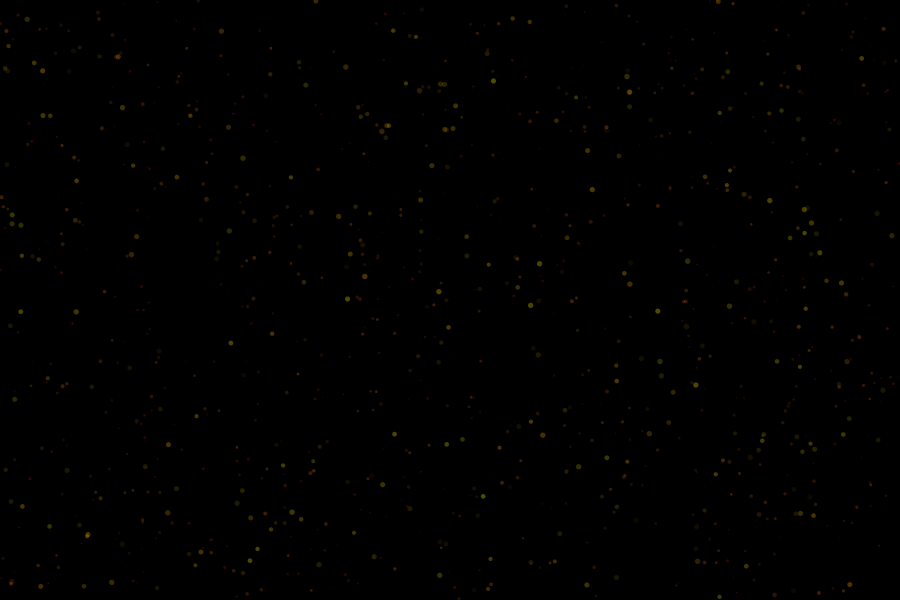
Frame 1 (no input)
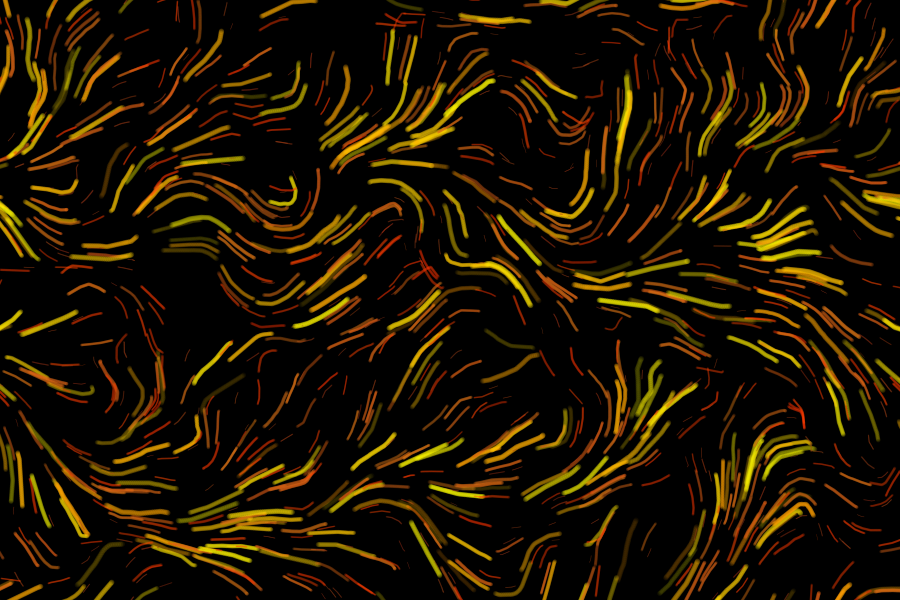
Frame 60 (the mouse pressed at the canvas centre just before this capture)
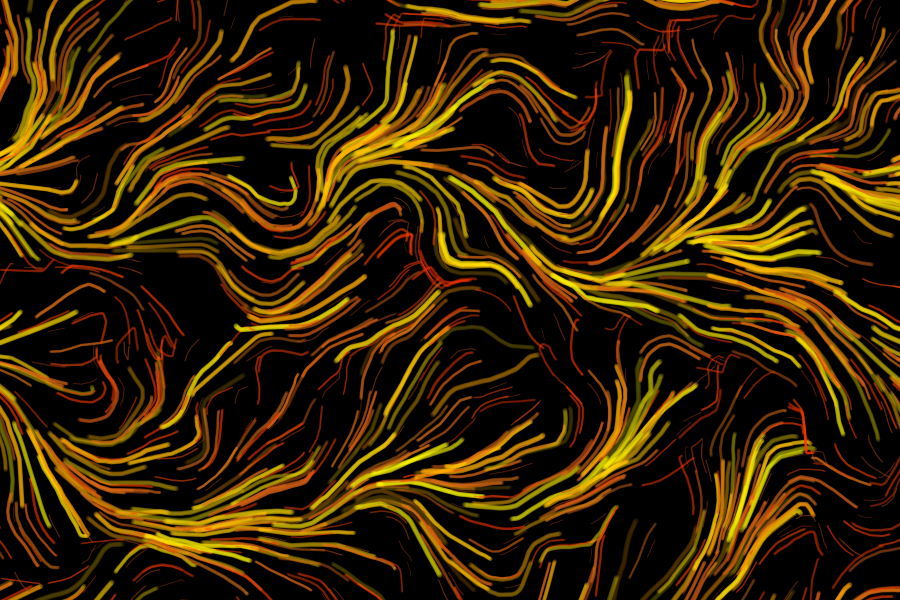
Frame 120 (the mouse held since frame 60 and released just before this capture)

The Processing sketch that drew these frames (run headless with seeded random() and noise(); from frame 60 on, the mouse is pressed at the canvas centre):

// Processing sketch: openProcessing_boids_flow_EEG
// ── openProcessing_boids_flow_EEG.pde
/* OpenProcessing Tweak of *@*http://www.openprocessing.org/sketch/152866*@* */
/* !do not delete the line above, required for linking your tweak if you upload again */

/* OpenProcessing Tweak of *@*http://www.openprocessing.org/sketch/10534*@* */
/* !do not delete the line above, required for linking your tweak if you upload again */
// Hormigas by Patricio Gonzalez Vivo 
// 
//Hormigas was the inspiration for this sketch......thats why the code is similar but i added and removed quite a bit.
//An interactive installation that uses the viewers brainwaves to manipulate the visualisation. 
//The interaction is a conscious decision to interfere, research into the "the self"
//(Psychology, Philosophy, Neuroscience, Quantum Theory) was undertaken for for the production of this piece.
//The installation has two visual states where the user is 'the chaos in order' trying to disrupt
//the flow of the piece and the other where they are trying to bring order to the chaotic behaviour. 
//An Arduino Uno was used to extract the EEG readings from the toy headset. Inspire by the works
//of Casey Reas, Dan Shiffman, Craig Reynolds, Erik Mika.

FlowField flowfield;
mouseLocation mouselo;

int numboids = 300;

PVector com = new PVector();                                   
PVector com2d = new PVector(); 

String[] flexValuesStr;
float[] flexValuesInt = new float[11];

ArrayList boids, boids2, boids3, boids4;
float concen;
float medita;
// switch
boolean debug = false; //debug mode
boolean trail = false; //trails
boolean colorFlow=true; // segmentation of moving objects?
boolean human = false;
boolean ui = false;

int lastMillis, lastMillis2, lastMillisGamma, lastMillisSs=0;

/*boolean sketchFullScreen() {
 return true;
 }*/
void setup() {
  // screen and video
  size(900, 600);
  //kinect
 
  //Flowfield
  flowfield = new FlowField(10);
  //Mouse Location
  mouselo = new mouseLocation();//flowfield data where ever mouse is, theta/arraynumber

  //Boid ArrayList
  boids = new ArrayList();
  boids2 = new ArrayList();
  boids3 = new ArrayList();
  boids4 = new ArrayList();

  // Make a whole bunch of boids with random maxspeed and maxforce values
  for (int i = 0; i < numboids; i++) {
    boids.add(new Boid(new PVector(random(width), random(height)), random(0.1, 0.5)));
    boids3.add(new Boid3(new PVector(random(width), random(height)), random(0.1, 0.5)));
  }
  for (int j = 0; j < numboids*2; j++) {
    boids2.add(new Boid2(new PVector(random(width), random(height)), random(0.1, 0.5)));
    boids4.add(new Boid4(new PVector(random(width), random(height)), random(0.1, 0.5)));
  }
  //graphic setup
  background(0);
  ellipseMode(CENTER);
  smooth();
}

void draw() {
  // Background changing function, changes background (lgamma,0,0,20) 
  //where lgamma = 0 - 100 Low gamma waves (Gamma =  multi-sensory processing
  bg();
  //buttons n =SepandSee, m = flow, l/k = Ui, z/x = debug
  keys();
  //Mouse location vector for debuging 
  PVector ms=new PVector(mouseX, mouseY);

  if (debug) flowfield.display();
  //
  for (int i = 0; i < boids.size(); i++) {
    Boid b = (Boid) boids.get(i);
    Boid2 b2 = (Boid2) boids2.get(i);
    Boid3 b3 = (Boid3) boids3.get(i);
    Boid4 b4 = (Boid4) boids4.get(i);
    //clear every 3min
    if (millis()>lastMillis2+180000) {//every 180sec 0.001mili = 1sec
      lastMillis2 = millis();
      background(0);
    }

    //change flowfield every 20sec
    if (millis()>lastMillis+20000) {//every 20sec 0.001mili = 1sec
      lastMillis = millis();
      flowfield.init();
    }
    //flow state
 
      b.follow(flowfield);
      b2.follow(flowfield);
      b3.follow(flowfield);
      b4.follow(flowfield);
       
    //run all 
    b.run();
    b2.run();
    b3.run();
    b4.run();
  }

  if (ui)userInterface(com);
}


//change background function
void bg() {
  if (millis()>lastMillisGamma+10000) {//every 10sec 0.001mili = 1sec
    lastMillisGamma=millis();
    rectMode(CORNER);
    float lgamma = map( flexValuesInt[9], 0, 15000, 0, 100);
    noStroke();
    fill(lgamma, 0, 0, 20);
    rect(0, 0, width, height);
    println(lgamma);
  }
}
//buttons n =SepandSee, m = flow, l/k = Ui, z/x = debug
void keys() {

  if (key=='x') debug=true;
  if (key=='z') debug=false;
  if (key==' ') background(0);
  if (key=='l') ui=true;
  if (key=='k') ui=false;
}


//User Interface for checking brain waves and if a human is presenta and where 
void userInterface(PVector dot) {

  float z = map(dot.z, 0, 1500, -300, height-500);
  float x = map(dot.x, -500, 500, 0, width+100);

  pushMatrix();

  fill(255, 80);
  stroke(200);
  //translate(0,250);
  //rotate(PI+PI/2);
  ellipse(0, 0, 600, 600);
  noStroke();
  fill(0);
  textSize(20);
  text("Human", 10, 30); 
  if (human) {
    fill(0, 255, 0);
    ellipse(100, 22, 15, 15); 
    fill(0);
    text("Attention:"+flexValuesInt[1], 10, 65);
    text("Meditation:"+flexValuesInt[2], 10, 90);
    text("Position "+int(x)+" "+int(z), 10, 115);
  }
  else {
    fill(255, 0, 0);
    ellipse(100, 25, 15, 15);
    fill(200);
    text("Attention:", 10, 65);
    text("Meditation:", 10, 90);
    text("Position ", 10, 115);
  }

  if (key=='m') {

    text("Flow Field", 10, 140);
  }
  if (key=='n') {

    text("Separate and Seek", 10, 140);
  }


  fill(0);
  text("Signal: "+flexValuesInt[0], 130, 30); 

  if ( flexValuesInt[0]==0) {
    fill(0, 255, 0);
    ellipse(260, 22, 15, 15);
  }
  if ( flexValuesInt[0]>=1 && flexValuesInt[0]<=100) {
    fill(255, 183, 0);
    ellipse(260, 22, 15, 15);
  }
  if ( flexValuesInt[0]>=100 && flexValuesInt[0]<=200) {
    fill(255, 0, 0);
    ellipse(260, 22, 15, 15);
  }
  textSize(18);
  fill(150);
  text("Behaviours and Influence", 10, 165);
  textSize(16);
  text("Tawanda Kanyangarara", 10, 185);


  popMatrix();
}
// ── Boid.pde
class Boid {

  // The usual stuff
  PVector loc;
  PVector vel;
  PVector acc;
  float r;
  float maxforce;    // Maximum steering force
  float maxspeed;    // Maximum speed
  float mass;


  float colr;    //random color of balls
  float ralpha; //random alpha of balls

  Boid(PVector l, float mf) {
    r= 3;
    loc = l.get(); 
    maxforce = mf;
    acc = new PVector(0, 0);
    vel = new PVector(0, 0);
    mass = random(0.5, 0.8);
    maxspeed = mass;
    colr = random(90, 120);
    ralpha = random(30, 80);
  }

  public void run() {
    update();
    borders();
    render();
  }

  // Implementing Reynolds' flow field following algorithm
  // http://www.red3d.com/cwr/steer/FlowFollow.html
  void follow(FlowField f) {
    // Look ahead
    PVector ahead = vel.get();
    ahead.normalize();
    ahead.mult(32); // Arbitrarily look 32 pixels ahead
    PVector lookup = PVector.add(loc, ahead);

    // What is the vector at that spot in the flow field?
    PVector desired = f.lookup(lookup);
    // Scale it up by maxspeed
    desired.mult(maxspeed);
    // Steering is desired minus velocity
    PVector steer = PVector.sub(desired, vel);
    steer.limit(maxforce);  // Limit to maximum steering force
    acc.add(steer);
  }
  void applyForce(PVector force) {
    // We could add mass here if we want A = F / M
    force.div(mass);
    acc.add(force);
  }

  //Not used by his program - theo
  void separate (ArrayList<Boid> boids) {
    float desiredseparation = r;
    PVector sum = new PVector();
    int count = 0;
    // For every boid in the system, check if it's too close
    for (Boid other : boids) {
      float d = PVector.dist(loc, other.loc);

      // If the distance is greater than 0 and less than an arbitrary amount (0 when you are yourself)
      if ((d > 0) && (d < desiredseparation)) {
        // Calculate vector pointing away from neighbor
        PVector diff = PVector.sub(loc, other.loc);
        diff.normalize();
        diff.div(d);        // Weight by distance
        sum.add(diff);
        count++;            // Keep track of how many
      }
    }
    // Average -- divide by how many
    if (count > 0) {
      sum.div(count);
      // Our desired vector is the average scaled to maximum speed
      sum.normalize();
      sum.mult(maxspeed);
      // Implement Reynolds: Steering = Desired - Velocity
      PVector steer = PVector.sub(sum, vel);
      steer.limit(maxforce);
      applyForce(steer);
    }
  }
  // Method to update location
  void update() {
    // Update velocity
    vel.add(acc);


    loc.add(vel);
    // Reset accelertion to 0 each cycle
    acc.mult(0);
  }

  void render() {
    fill(220, colr, 19, ralpha);
    pushMatrix();
    translate(loc.x, loc.y);
    stroke(0);

    noStroke();
    ellipse(0, 0, mass*5, mass*5);
    popMatrix();
  }

  // Wraparound
  void borders() {
    if (loc.x < -r) loc.x = width+r;
    if (loc.y < -r) loc.y = height+r;
    if (loc.x > width+r) loc.x = -r;
    if (loc.y > height+r) loc.y = -r;
  }
}
// ── Boid2.pde
class Boid2 {

  // The usual stuff
  PVector loc;
  PVector vel;
  PVector acc;
  float r;
  float maxforce;    // Maximum steering force
  float maxspeed;    // Maximum speed
  float mass;
  float colr;    //random color of balls
  float ralpha; //random alpha of balls

  Boid2(PVector l, float mf) {
    loc = l.get();
    r=3;

    maxforce = mf;
    acc = new PVector(0, 0);
    vel = new PVector(0, 0);
    mass = random(0.3, 0.6);
    maxspeed = mass;
    colr = random(50, 70);
    ralpha = random(30, 50);
  }
  public void run() {
    update();
    borders();
    render();
  }


  // Implementing Reynolds' flow field following algorithm
  // http://www.red3d.com/cwr/steer/FlowFollow.html
  void follow(FlowField f) {

    // Look ahead
    PVector ahead = vel.get();
    ahead.normalize();
    ahead.mult(32); // Arbitrarily look 32 pixels ahead
    PVector lookup = PVector.add(loc, ahead);




    // What is the vector at that spot in the flow field?
    PVector desired = f.lookup(lookup);
    // Scale it up by maxspeed
    desired.mult(maxspeed);
    // Steering is desired minus velocity
    PVector steer = PVector.sub(desired, vel);
    steer.limit(maxforce);  // Limit to maximum steering force
    acc.add(steer);
  }
  void applyForce(PVector force) {
    // We could add mass here if we want A = F / M

    acc.add(force);
  }

  void separate (ArrayList<Boid2> boids2) {
    float desiredseparation = r*2;
    PVector sum = new PVector();
    int count = 0;
    // For every boid in the system, check if it's too close
    for (Boid2 other : boids2) {
      float d = PVector.dist(loc, other.loc);
      // If the distance is greater than 0 and less than an arbitrary amount (0 when you are yourself)
      if ((d > 0) && (d < desiredseparation)) {
        // Calculate vector pointing away from neighbor
        PVector diff = PVector.sub(loc, other.loc);
        diff.normalize();
        diff.div(d);        // Weight by distance
        sum.add(diff);
        count++;            // Keep track of how many
      }
    }
    // Average -- divide by how many
    if (count > 0) {
      sum.div(count);
      // Our desired vector is the average scaled to maximum speed
      sum.normalize();
      sum.mult(maxspeed);
      // Implement Reynolds: Steering = Desired - Velocity
      PVector steer = PVector.sub(sum, vel);
      steer.limit(maxforce);
      applyForce(steer);
    }
  }


  // Method to update location
  void update() {
    // Update velocity
    vel.add(acc);


    loc.sub(vel); //subtract to reverse direction
    // Reset accelertion to 0 each cycle
    acc.mult(0);
  }

  void render() {

    fill(255, colr, 0, ralpha);
    pushMatrix();
    translate(loc.x, loc.y);
    stroke(0);

    noStroke();
    ellipse(0, 0, mass*5, mass*5);
    popMatrix();
  }

  // Wraparound
  void borders() {
    if (loc.x < -r) loc.x = width+r;
    if (loc.y < -r) loc.y = height+r;
    if (loc.x > width+r) loc.x = -r;
    if (loc.y > height+r) loc.y = -r;
  }
}
// ── Boid3.pde
class Boid3 {

  // The usual stuff
  PVector loc;
  PVector vel;
  PVector acc;
  float r;
  float maxforce;    // Maximum steering force
  float maxspeed;    // Maximum speed
  float mass;
  float colr;    //random color of balls
  float ralpha; //random alpha of balls

  Boid3(PVector l, float mf) {
    loc = l.get();
    r=3;

    maxforce = mf;
    acc = new PVector(0, 0);
    vel = new PVector(0, 0);
    mass = random(0.8, 1.1);
    maxspeed = mass;
    colr = random(150, 255);
    ralpha = random(10, 80);
  }
  public void run() {
    update();
    borders();
    render();
  }


  // Implementing Reynolds' flow field following algorithm
  // http://www.red3d.com/cwr/steer/FlowFollow.html
  void follow(FlowField f) {

    // Look ahead
    PVector ahead = vel.get();
    ahead.normalize();
    ahead.mult(32); // Arbitrarily look 32 pixels ahead
    PVector lookup = PVector.add(loc, ahead);


    // What is the vector at that spot in the flow field?
    PVector desired = f.lookup(lookup);
    // Scale it up by maxspeed
    desired.mult(maxspeed);
    // Steering is desired minus velocity
    PVector steer = PVector.sub(desired, vel);
    // Limit to maximum steering force
    steer.limit(maxforce);
    steer.add(steer);
    acc.add(steer);
  }
  void applyForce(PVector force) {
    // We could add mass here if we want A = F / M
    force.div(mass);
    acc.add(force);
  }

  void applyBehaviors(ArrayList<Boid3> boids3, PVector dot) {
    float z = map(dot.z, 0, 1500, -300, height-500);
    float x = map(dot.x, -500, 500, 0, width+100);

    PVector separateForce = separate(boids3);
    // PVector seekForce = seek(new PVector(dot.x,dot.y));
    PVector seekForce = seek(new PVector(dot.x, dot.y));
    if (millis()>lastMillisSs+6000) {
      lastMillisSs=millis();
      concen = map(flexValuesInt[1], 0, 100, 0, 10);//attention  
      medita = map(flexValuesInt[2], 0, 100, 0, 1);//meditation
    }
    println("flex data attention "+flexValuesInt[1]+" = "+concen);
    println("flex data meditaion "+flexValuesInt[2]+" = "+medita);
    println("------------------------------------------------------- ");
    
    separateForce.mult(2);//decrement 
    seekForce.mult(1);

    applyForce(separateForce);
    applyForce(seekForce);
  }

  PVector seek(PVector target) {
    PVector desired = PVector.sub(target, loc);  // A vector pointing from the location to the target

    // Normalize desired and scale to maximum speed
    desired.normalize();
    desired.mult(maxspeed);
    // Steering = Desired minus velocity
    PVector steer = PVector.sub(desired, vel);
    steer.limit(maxforce);  // Limit to maximum steering force

      return steer;
  }

  PVector separate (ArrayList<Boid3> boids3) {
    float desiredseparation = r;
    PVector sum = new PVector();
    int count = 0;
    // For every boid in the system, check if it's too close
    for (Boid3 other : boids3) {
      float d = PVector.dist(loc, other.loc);

      // If the distance is greater than 0 and less than an arbitrary amount (0 when you are yourself)
      if ((d > 0) && (d < desiredseparation)) {
        // Calculate vector pointing away from neighbor
        PVector diff = PVector.sub(loc, other.loc);
        diff.normalize();
        diff.div(d);        // Weight by distance
        sum.add(diff);
        count++;            // Keep track of how many
      }
    }
    // Average -- divide by how many
    if (count > 0) {
      sum.div(count);
      // Our desired vector is the average scaled to maximum speed
      sum.normalize();
      sum.mult(maxspeed);
      // Implement Reynolds: Steering = Desired - Velocity
      PVector steer = PVector.sub(sum, vel);
      steer.limit(maxforce);
      applyForce(steer);
    }
    return sum;
  }


  // Method to update location
  void update() {
    // Update velocity
    vel.add(acc);


    loc.add(vel); //subtract to reverse direction


    // Reset accelertion to 0 each cycle
    acc.mult(0);
  }

  void render() {

    fill(255, colr, 0, ralpha);
    pushMatrix();
    translate(loc.x, loc.y);
    stroke(0);

    noStroke();
    ellipse(0, 0, mass*5, mass*5);
    popMatrix();
  }

  // Wraparound
  void borders() {
    if (loc.x < -r) loc.x = width+r;
    if (loc.y < -r) loc.y = height+r;
    if (loc.x > width+r) loc.x = -r;
    if (loc.y > height+r) loc.y = -r;
  }
}
// ── Boid4.pde
class Boid4 {

  // The usual stuff
  PVector loc;
  PVector vel;
  PVector acc;
  float r;
  float maxforce;    // Maximum steering force
  float maxspeed;    // Maximum speed
  float mass;
  float colr;    //random color of balls
  float ralpha; //random alpha of balls

  Boid4(PVector l, float mf) {
    loc = l.get();
    r=3;

    maxforce = mf;
    acc = new PVector(0, 0);
    vel = new PVector(0, 0);
    mass = random(0.1, 0.3);
    maxspeed = mass;
    colr = random(50, 70);
    ralpha = random(30, 50);
  }
  public void run() {
    update();
    borders();
    render();
  }


  // Implementing Reynolds' flow field following algorithm
  // http://www.red3d.com/cwr/steer/FlowFollow.html
  void follow(FlowField f) {

    // Look ahead
    PVector ahead = vel.get();
    ahead.normalize();
    ahead.mult(32); // Arbitrarily look 32 pixels ahead
    PVector lookup = PVector.add(loc, ahead);




    // What is the vector at that spot in the flow field?
    PVector desired = f.lookup(lookup);
    // Scale it up by maxspeed
    desired.mult(maxspeed);
    // Steering is desired minus velocity
    PVector steer = PVector.sub(desired, vel);
    steer.limit(maxforce);  // Limit to maximum steering force
    acc.add(steer);
  }
  void applyForce(PVector force) {
    // We could add mass here if we want A = F / M

    acc.add(force);
  }

  void separate (ArrayList<Boid4> boids4) {
    float desiredseparation = r*2;
    PVector sum = new PVector();
    int count = 0;
    // For every boid in the system, check if it's too close
    for (Boid4 other : boids4) {
      float d = PVector.dist(loc, other.loc);
      // If the distance is greater than 0 and less than an arbitrary amount (0 when you are yourself)
      if ((d > 0) && (d < desiredseparation)) {
        // Calculate vector pointing away from neighbor
        PVector diff = PVector.sub(loc, other.loc);
        diff.normalize();
        diff.div(d);        // Weight by distance
        sum.add(diff);
        count++;            // Keep track of how many
      }
    }
    // Average -- divide by how many
    if (count > 0) {
      sum.div(count);
      // Our desired vector is the average scaled to maximum speed
      sum.normalize();
      sum.mult(maxspeed);
      // Implement Reynolds: Steering = Desired - Velocity
      PVector steer = PVector.sub(sum, vel);
      steer.limit(maxforce);
      applyForce(steer);
    }
  }


  // Method to update location
  void update() {
    // Update velocity
    vel.add(acc);


    loc.sub(vel); //subtract to reverse direction
    // Reset accelertion to 0 each cycle
    acc.mult(0);
  }

  void render() {

    fill(170, colr, 20, ralpha);
    pushMatrix();
    translate(loc.x, loc.y);
    stroke(0);

    noStroke();
    ellipse(0, 0, mass*5, mass*5);
    popMatrix();
  }

  // Wraparound
  void borders() {
    if (loc.x < -r) loc.x = width+r;
    if (loc.y < -r) loc.y = height+r;
    if (loc.x > width+r) loc.x = -r;
    if (loc.y > height+r) loc.y = -r;
  }
}
// ── FlowField.pde
class FlowField {
  // A flow field is a two dimensional array of PVectors
  PVector[][] field;

  int cols, rows; // Columns and Rows
  int resolution; // How large is each "cell" of the flow field

  int clockNow, clockPrev, clockDiff; // for timing check

  FlowField(int r) {
    resolution = r;
    // Determine the number of columns and rows based on sketch's width and height
    cols =width/resolution;
    rows = height/resolution;
    field = new PVector[cols][rows];

    init();
  }

  void init() {
    // Reseed noise so we get a new flow field every time
    noiseSeed((int)random(10000));
    float xoff = 0;
    for (int i = 0; i < cols; i++) {
      float yoff = 0;
      for (int j = 0; j < rows; j++) {
        // Use perlin noise to get an angle between 0 and 2 PI
        float theta = map(noise(xoff, yoff), 0, 1, 0, TWO_PI);
        // Polar to cartesian coordinate transformation to get x and y components of the vector
        field[i][j] = new PVector(cos(theta), sin(theta));
        /*float x = i*resolution;
         float y = j*resolution;
         
         PVector v = new PVector(width/2-x,y-height/2);
         v.normalize();
         // Polar to cartesian coordinate transformation to get x and y components of the vector
         field[i][j] = v;// new PVector(cos(theta),sin(theta));*/
        yoff += 0.1;
      }
      xoff += 0.1;
    }
  }

  // Draw every vector
  void display() {
    for (int i = 0; i < cols; i++) {
      for (int j = 0; j < rows; j++) {
        drawVector(field[i][j], i*resolution, j*resolution, resolution-2);
      }
    }
  }

  // Renders a vector object 'v' as an arrow and a location 'x,y'
  void drawVector(PVector v, float x, float y, float scayl) {
    pushMatrix();
    float arrowsize = 4;
    // Translate to location to render vector
    translate(x, y);
    stroke(100);
    // Call vector heading function to get direction (note that pointing up is a heading of 0) and rotate
    rotate(v.heading2D());
    // Calculate length of vector & scale it to be bigger or smaller if necessary
    float len = v.mag()*scayl;
    // Draw three lines to make an arrow (draw pointing up since we've rotate to the proper direction)
    line(0, 0, len, 0);
    line(len, 0, len-arrowsize, +arrowsize/2);
    line(len, 0, len-arrowsize, -arrowsize/2);
    popMatrix();
  }

  PVector lookup(PVector lookup) {
    int i = (int) constrain(lookup.x/resolution, 0, cols-1);
    int j = (int) constrain(lookup.y/resolution, 0, rows-1);
    return field[i][j].get();
  }

  int[] lookupIndex(PVector lookup) {
    float x = map(lookup.x, -500, 500, 0, width);
    float z = map(lookup.z, 0, 1500, -500, height);
    int column = int(constrain(x/resolution, 0, cols-1));
    int row = int(constrain(z/resolution, 0, cols-1));
    int[] r = { 
      column, row
    };
    return r;
  }

  PVector[][] lookuparea(PVector lookup, int s) {
    int centerCol = lookupIndex( lookup )[0];
    int centerRow = lookupIndex( lookup )[1];

    int startcol = centerCol-((s-1)/2);
    int startrow = centerRow-((s-1)/2);

    PVector[][] sblocks = new PVector[s][s]; 

    for (int i=startcol;i<startcol+s;i++) {
      for (int j=startrow;j<startrow+s;j++) {

        int col = i;
        int row = j;


        if (col>cols-1) {

          col =0;
        }
        if (row>rows-1) {

          row = 0;
        }
        if (col<0) {

          col = cols-1;
        }
        if (row<0) {

          row=rows-1;
        }

        sblocks[i-startcol][j-startrow] = field[col][row];
        //sblocks[i-startcol][j-startrow] = new PVector( col * resolution,  row * resolution );
      }
    }

    return sblocks;
  }
}
// ── MouseLocation.pde
class mouseLocation {

  mouseLocation() {
  }

  void display(PVector dot) {
    float z = map(dot.z, 0, 1500, -300, height-500);
    float x = map(dot.x, -500, 500, 0, width+100);
    println(dot.x);
    fill(0);
    ellipse(x, z, 20, 20);
    //println(dot.x+","+dot.y+","+dot.z+","+z);
  }

  void mouseblock( FlowField flow, PVector dot ) {
    PVector[][] newGrid = flow.lookuparea(dot, 10);

    for (int i=0; i<newGrid.length/2;i++) {
      for (int j=0; j<newGrid[i].length/2;j++) {
        for (int k=newGrid.length/2; k<newGrid.length;k++) {
          for (int l=newGrid[i].length/2; l<newGrid[i].length;l++) {


            //ellipse( newGrid[i][j].x, newGrid[i][j].y,10,10);

            //top left
            newGrid[i][j].x = 1;
            newGrid[i][j].y = -1;

            //top right
            newGrid[k][j].x = 1;
            newGrid[k][j].y = 1;

            //bottom left
            newGrid[i][l].x = -1;
            newGrid[i][l].y = -1;

            //bottom right
            newGrid[k][l].x = -1;
            newGrid[k][l].y = 1;
          }
        }
      }
    }
  }

  //finding mouse location based on array, vector
  void mousel(FlowField flow, PVector lol) {

    PVector mlp = flow.lookup(lol);
    pushMatrix();
    //println(mlp.x+" "+mlp.y);


    popMatrix();
  }
}
